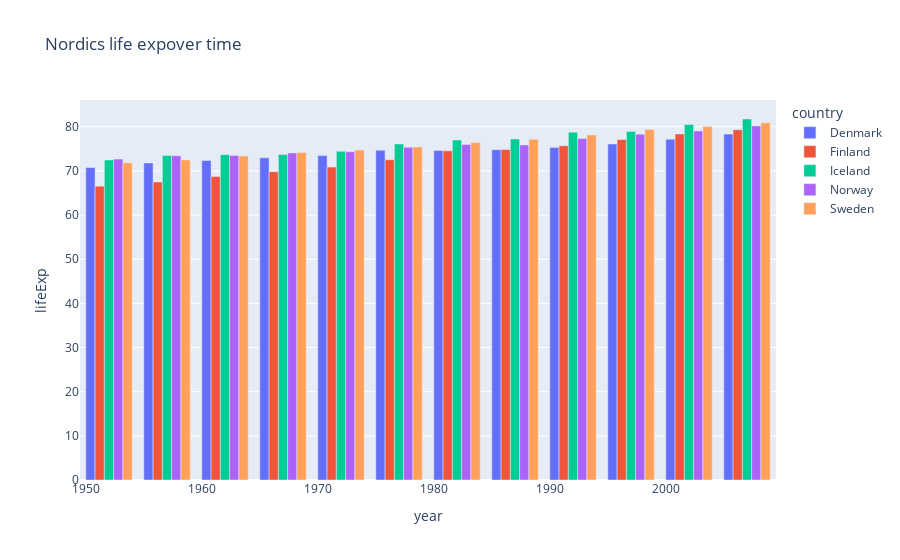

The code cell stored with this chart in its notebook:
### Code cell
fig = px.bar(nordic_df, x="year", y='lifeExp', color="country", barmode="group", hover_name="pop", title="Nordics life expover time")
fig.show()

### Figure 1 — Plotly figure (JSON) as saved in the notebook; plotly's stock layout.template omitted (floating-point values rounded to 4 significant figures)
{"data": [{"alignmentgroup": "True", "hovertemplate": "<b>%{hovertext}</b><br><br>country=Denmark<br>year=%{x}<br>lifeExp=%{y}<extra></extra>", "hovertext": [4334000, 4487831, 4646899, 4838800, 4991596, 5088419, 5117810, 5127024, 5171393, 5283663, 5374693, 5468120], "legendgroup": "Denmark", "marker": {"color": "#636efa", "pattern": {"shape": ""}}, "name": "Denmark", "offsetgroup": "Denmark", "orientation": "v", "showlegend": true, "textposition": "auto", "type": "bar", "x": [1952, 1957, 1962, 1967, 1972, 1977, 1982, 1987, 1992, 1997, 2002, 2007], "xaxis": "x", "y": [70.78, 71.81, 72.35, 72.96, 73.47, 74.69, 74.63, 74.8, 75.33, 76.11, 77.18, 78.33], "yaxis": "y"}, {"alignmentgroup": "True", "hovertemplate": "<b>%{hovertext}</b><br><br>country=Finland<br>year=%{x}<br>lifeExp=%{y}<extra></extra>", "hovertext": [4090500, 4324000, 4491443, 4605744, 4639657, 4738902, 4826933, 4931729, 5041039, 5134406, 5193039, 5238460], "legendgroup": "Finland", "marker": {"color": "#EF553B", "pattern": {"shape": ""}}, "name": "Finland", "offsetgroup": "Finland", "orientation": "v", "showlegend": true, "textposition": "auto", "type": "bar", "x": [1952, 1957, 1962, 1967, 1972, 1977, 1982, 1987, 1992, 1997, 2002, 2007], "xaxis": "x", "y": [66.55, 67.49, 68.75, 69.83, 70.87, 72.52, 74.55, 74.83, 75.7, 77.13, 78.37, 79.31], "yaxis": "y"}, {"alignmentgroup": "True", "hovertemplate": "<b>%{hovertext}</b><br><br>country=Iceland<br>year=%{x}<br>lifeExp=%{y}<extra></extra>", "hovertext": [147962, 165110, 182053, 198676, 209275, 221823, 233997, 244676, 259012, 271192, 288030, 301931], "legendgroup": "Iceland", "marker": {"color": "#00cc96", "pattern": {"shape": ""}}, "name": "Iceland", "offsetgroup": "Iceland", "orientation": "v", "showlegend": true, "textposition": "auto", "type": "bar", "x": [1952, 1957, 1962, 1967, 1972, 1977, 1982, 1987, 1992, 1997, 2002, 2007], "xaxis": "x", "y": [72.49, 73.47, 73.68, 73.73, 74.46, 76.11, 76.99, 77.23, 78.77, 78.95, 80.5, 81.76], "yaxis": "y"}, {"alignmentgroup": "True", "hovertemplate": "<b>%{hovertext}</b><br><br>country=Norway<br>year=%{x}<br>lifeExp=%{y}<extra></extra>", "hovertext": [3327728, 3491938, 3638919, 3786019, 3933004, 4043205, 4114787, 4186147, 4286357, 4405672, 4535591, 4627926], "legendgroup": "Norway", "marker": {"color": "#ab63fa", "pattern": {"shape": ""}}, "name": "Norway", "offsetgroup": "Norway", "orientation": "v", "showlegend": true, "textposition": "auto", "type": "bar", "x": [1952, 1957, 1962, 1967, 1972, 1977, 1982, 1987, 1992, 1997, 2002, 2007], "xaxis": "x", "y": [72.67, 73.44, 73.47, 74.08, 74.34, 75.37, 75.97, 75.89, 77.32, 78.32, 79.05, 80.2], "yaxis": "y"}, {"alignmentgroup": "True", "hovertemplate": "<b>%{hovertext}</b><br><br>country=Sweden<br>year=%{x}<br>lifeExp=%{y}<extra></extra>", "hovertext": [7124673, 7363802, 7561588, 7867931, 8122293, 8251648, 8325260, 8421403, 8718867, 8897619, 8954175, 9031088], "legendgroup": "Sweden", "marker": {"color": "#FFA15A", "pattern": {"shape": ""}}, "name": "Sweden", "offsetgroup": "Sweden", "orientation": "v", "showlegend": true, "textposition": "auto", "type": "bar", "x": [1952, 1957, 1962, 1967, 1972, 1977, 1982, 1987, 1992, 1997, 2002, 2007], "xaxis": "x", "y": [71.86, 72.49, 73.37, 74.16, 74.72, 75.44, 76.42, 77.19, 78.16, 79.39, 80.04, 80.88], "yaxis": "y"}], "layout": {"barmode": "group", "legend": {"title": {"text": "country"}, "tracegroupgap": 0}, "title": {"text": "Nordics life expover time"}, "xaxis": {"anchor": "y", "domain": [0, 1], "title": {"text": "year"}}, "yaxis": {"anchor": "x", "domain": [0, 1], "title": {"text": "lifeExp"}}}}
